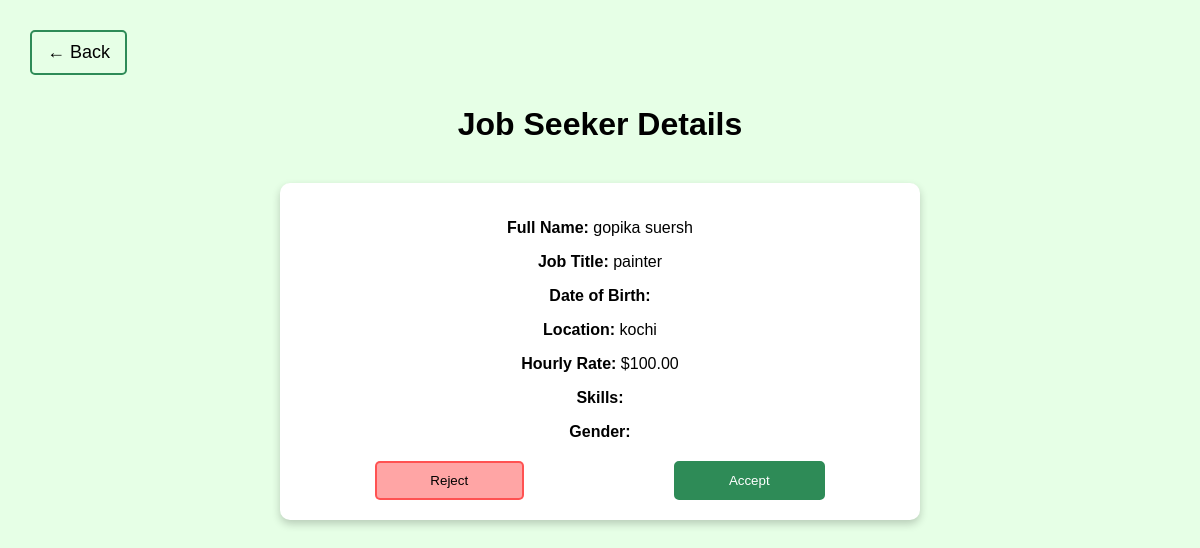
Screenshot of /applications.php?email=gopika12@gmail.com (signed in) with the database file from the repository.
### tables this page shows
CREATE TABLE `job_seekers` (
  `s_id` int(11) NOT NULL,
  `first_name` varchar(50) NOT NULL,
  `last_name` varchar(50) NOT NULL,
  `job_title` varchar(100) DEFAULT NULL,
  `email` varchar(100) NOT NULL,
  `password` varchar(255) NOT NULL,
  `dob` date DEFAULT NULL,
  `location` varchar(100) DEFAULT NULL,
  `hourly_rate` decimal(10,2) DEFAULT NULL,
  `created_at` timestamp NOT NULL DEFAULT current_timestamp(),
  `phone` varchar(15) NOT NULL,
  `address` text NOT NULL,
  `skills` text DEFAULT NULL,
  `gender` varchar(30) NOT NULL,
  `ban_end_date` tinyint(1) DEFAULT NULL,
  `permanently_banned` tinyint(1) DEFAULT 0,
  `otp` varchar(6) DEFAULT NULL,
  `ban_start_date` datetime DEFAULT NULL
);

### applications.php (the view, shortened to what this page needs)
<?php
include("connection.php");
$seeker_email = isset($_GET['email']) ? $_GET['email'] : null;
if ($seeker_email) {
    $sql = "SELECT * FROM job_seekers WHERE email = ?";
    $stmt = $con->prepare($sql);
    $stmt->bind_param("s", $seeker_email);
    $stmt->execute();
    $result = $stmt->get_result();
    if ($result->num_rows > 0) {
        $seeker = $result->fetch_assoc();
    } else {
        echo "No seeker found with that email.";
        exit();
    }
}
?>
<!DOCTYPE html>
<html lang="en">
<head>
</head>
<body>
    <a href="rec_home.html" class="back-arrow">&larr; Back</a>
    <?php if ($seeker_email): ?>
        <h1>Job Seeker Details</h1>
        <div class="details">
            <p><strong>Full Name:</strong> <?php echo htmlspecialchars($seeker['first_name'] . ' ' . $seeker['last_name']); ?></p>
            <p><strong>Job Title:</strong> <?php echo htmlspecialchars($seeker['job_title']); ?></p>
            <p><strong>Date of Birth:</strong> <?php echo htmlspecialchars($seeker['dob']); ?></p>
            <p><strong>Location:</strong> <?php echo htmlspecialchars($seeker['location']); ?></p>
            <p><strong>Hourly Rate:</strong> $<?php echo htmlspecialchars($seeker['hourly_rate']); ?></p>
            <p><strong>Skills:</strong> <?php echo htmlspecialchars($seeker['skills']); ?></p>
            <p><strong>Gender:</strong> <?php echo htmlspecialchars($seeker['gender']); ?></p>
            <div class="button-container">
                <form action="process_application.php" method="POST" style="flex-grow: 1; text-align: center;">
                    <button type="submit" class="action-button reject-button">Reject</button>
                </form>
                <form action="process_application.php" method="POST" style="flex-grow: 1; text-align: center;">
                    <button type="submit" class="action-button accept-button">Accept</button>
                </form>
            </div>
        </div>
    <?php endif; ?>
</body>
</html>

### applications.php (style rules this page uses)
body { font-family: Arial, sans-serif; background-color: #e6ffe6; margin: 0; padding: 20px; color: #000; }
h1, h2 { text-align: center; color: #000; margin-bottom: 40px; }
.back-arrow { font-size: 18px; text-decoration: none; color: #000; margin: 10px; padding: 10px 15px; border: 2px solid #2e8b57; border-radius: 5px; display: inline-block; }
.details { background-color: #fff; border-radius: 10px; padding: 20px; box-shadow: 0 4px 8px rgba(0, 0, 0, 0.2); max-width: 600px; margin: auto; text-align: center; }
.button-container { display: flex; justify-content: space-between; margin-top: 20px; }
.action-button { padding: 10px 20px; border-radius: 5px; cursor: pointer; width: 50%; margin: 0 5px; }
.reject-button { background-color: rgba(255, 77, 77, 0.5); border: 2px solid rgba(255, 0, 0, 0.5); color: #000; }
.accept-button { background-color: #2e8b57; border: 2px solid #2e8b57; color: #fff; }

### rows the page displays
job_seekers: first_name+last_name "gopika suersh", job_title "painter", location "kochi", hourly_rate "100.00"
